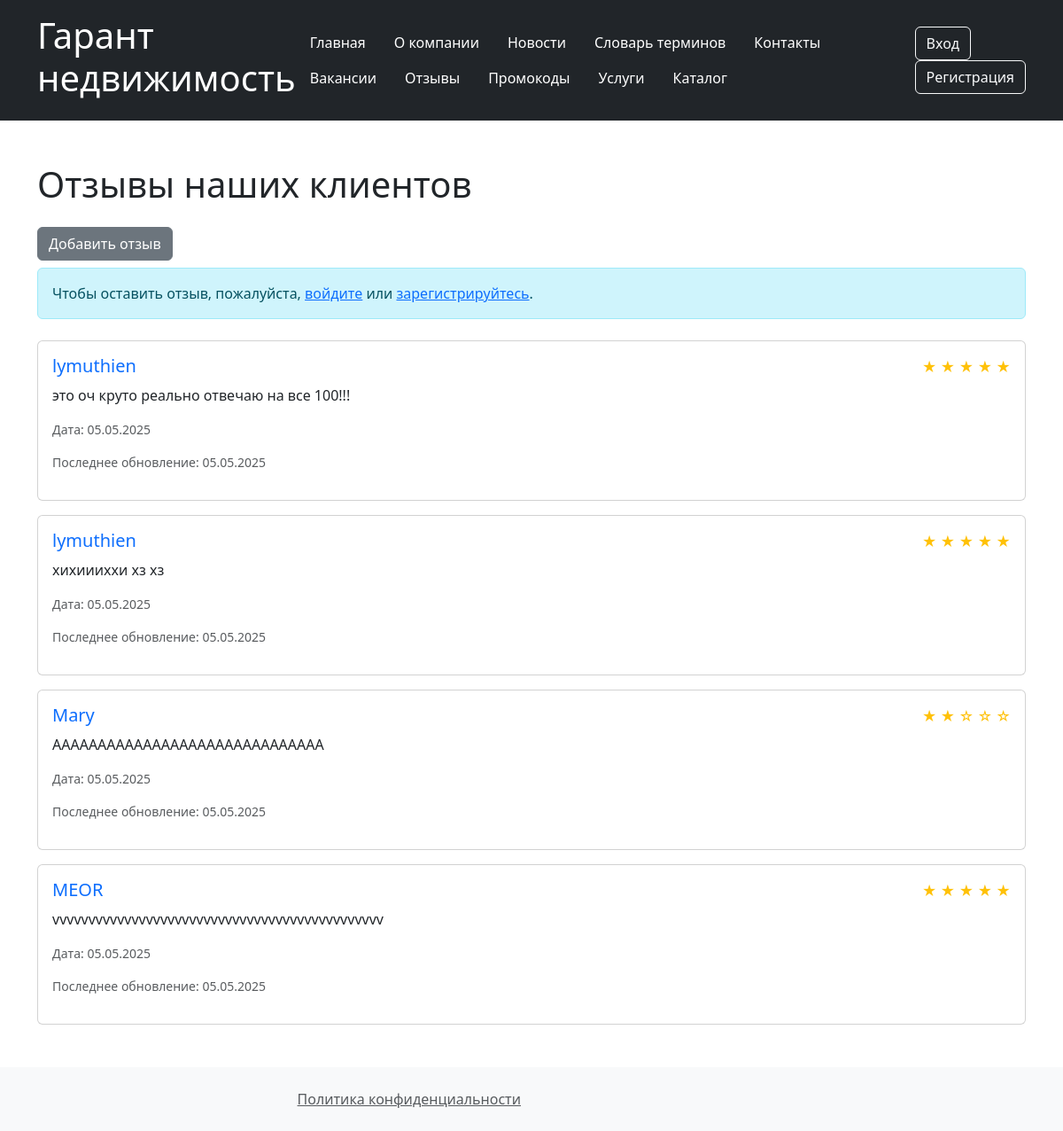
Page /home/reviews/ on the committed database.
### home/models.py (models this page shows, shortened)
class Review(models.Model):
    RATING_CHOICES = [
        (1, "1 - Ужасно"),
        (2, "2 - Плохо"),
        (3, "3 - Удовлетворительно"),
        (4, "4 - Хорошо"),
        (5, "5 - Отлично"),
    ]
    user = models.ForeignKey(settings.AUTH_USER_MODEL, on_delete=models.CASCADE)
    rating = models.IntegerField(choices=RATING_CHOICES, default=5)
    text = models.TextField()
    created_at = models.DateTimeField(auto_now=True)
    updated_at = models.DateTimeField(auto_now=True)

### users/models.py (models this page shows, shortened)
class User(AbstractUser):
    ROLE_CHOICES = {
        "employee": "Manager",
        "client": "Client",
        "admin": "Admin",
    }
    phone_regex = RegexValidator(
        regex=r"^\+375\(29\)\d{3}-\d{2}-\d{2}$",
        message="Формат номера: +375(29)XXX-XX-XX",
    )
    role = models.CharField(max_length=20, choices=ROLE_CHOICES)
    phone_number = models.CharField(max_length=20, validators=[phone_regex])
    birth_date = models.DateField(
        validators=[RestrictedAgeValidator(18), MaxValueValidator(date.today())]
    )
    created_at = models.DateTimeField(auto_now_add=True)
    first_name = models.CharField(max_length=100)
    last_name = models.CharField(max_length=100)

### home/views.py (the view)
class ReviewListView(ListView):
    model = Review
    template_name = "review_list.html"
    paginate_by = 10
    def get_context_data(self, **kwargs):
        context = super().get_context_data(**kwargs)
        context["form"] = ReviewForm()
        logger.debug(f"Prepared Review list, page: {self.request.GET.get('page', 1)}")
        return context

### home/templates/review_list.html (shortened to what this page needs)
{% extends "base.html" %}
{% block content %}
<h1 class="mb-4">Отзывы наших клиентов</h1>
<div class="mb-4">
    {% if user.is_authenticated %}
        <a href="{% url 'add_review' %}" class="btn btn-secondary">Добавить отзыв</a>
    {% else %}
        <a href="{% url 'login' %}?next={% url 'reviews' %}" class="btn btn-secondary">Добавить отзыв</a>
        <div class="alert alert-info mt-2">
            Чтобы оставить отзыв, пожалуйста, <a href="{% url 'login' %}">войдите</a> или <a href="{% url 'signup' %}">зарегистрируйтесь</a>.
        </div>
    {% endif %}
</div>
<div class="reviews-list">
    {% for review in review_list %}
        <div class="card mb-3">
            <div class="card-body">
                <div class="d-flex justify-content-between align-items-center mb-2">
                    <a href="{% url 'profile' review.user.profile.id %}" class="text-decoration-none">
                        <span class="d-inline-block h5 card-title mb-0">{{ review.user.username }}</span>
                    </a>
                    <div class="text-warning">
                        {% for i in "12345" %}
                            {% if forloop.counter <= review.rating %}★{% else %}☆{% endif %}
                        {% endfor %}
                    </div>
                </div>
                <p class="card-text">{{ review.text }}</p>
                <p class="text-muted small">Дата: {{ review.created_at|date:"d.m.Y" }}</p>
                <p class="text-muted small">Последнее обновление: {{ review.updated_at|date:"d.m.Y" }}</p>
            </div>
        </div>
    {% empty %}
        <p class="text-muted">Пока нет отзывов.</p>
    {% endfor %}
</div>
{% endblock %}

### rows in the picture
Review: user.username "lymuthien", rating 5 (drawn), text "это оч круто реально отвечаю на все 100!!!", created_at "05.05.2025", updated_at "05.05.2025"
Review: user.username "lymuthien", rating 5 (drawn), text "хихиииххи хз хз", created_at "05.05.2025", updated_at "05.05.2025"
Review: user.username "Mary", rating 2 (drawn), text "АААААААААААААААААААААААААААААА", created_at "05.05.2025", updated_at "05.05.2025"
Review: user.username "MEOR", rating 5 (drawn), text "vvvvvvvvvvvvvvvvvvvvvvvvvvvvvvvvvvvvvvvvvvvvvv", created_at "05.05.2025", updated_at "05.05.2025"
